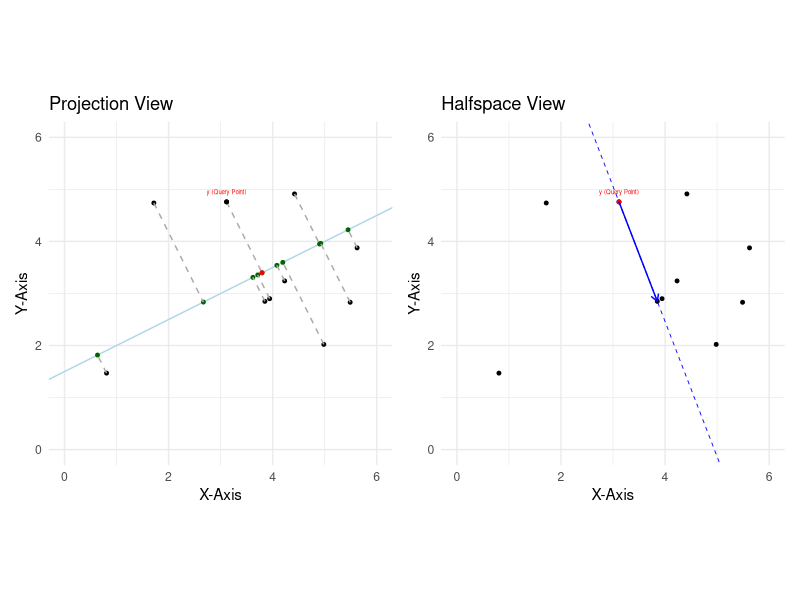

The R source for this figure:
## ---- chunk 1
#| echo: false
#| warning: false
#| code-fold: false
#| label: Two Views of Tukey Depth
#| fig-cap: "Side by side plots that depict two different ways to interpret and calculate Tukey Depth"

# 1. Define the line by two points: A and B
A <- c(x = 1, y = 2)
B <- c(x = 5, y = 4)

# 2. Create a data frame of random points to project
set.seed(42)
df <- data.frame(
  x = runif(10, 0, 6),
  y = runif(10, 1, 5)
)

#query point
target_point1 = data.frame(x=3.1145757, y=4.760058)

#finding projected points using formuala - A + ((u dot v)/(v dot v))*v
v = B - A
vDotv = sum(v*v)

u = data.frame(V1 = df[,1] - A[1], V2 = df[,2]-A[2])

projPoint = data.frame(matrix(NA, nrow = nrow(u), ncol = ncol(u)))

for(i in 1:nrow(u)){
  temp = A + ((sum(u[i,]*v)/vDotv) * v)
  projPoint[i,] = temp
}

target_point2 = data.frame(x=projPoint$X1[6], y=projPoint$X2[6])
library(ggplot2)
library(patchwork)

p1 = ggplot(df) + 
      geom_point(aes(x=df$x, y=df$y), size = 1) + 
      geom_abline(slope = 0.5, intercept = 1.5, colour = "lightblue", linewidth = 0.5) +
      geom_point(aes(x = projPoint$X1, y = projPoint$X2), colour = "darkgreen", size = 1)+
      geom_segment(aes(x=df$x, y=df$y, xend = projPoint$X1, yend = projPoint$X2), linetype = "dashed", colour = "darkgrey") +
      geom_point(data = target_point1, aes(x = target_point1$x, y = target_point1$y), color = "black", size = 1) +
      geom_text(data = target_point1, aes(x = target_point1$x, y = target_point1$y, label = "y (Query Point)"), vjust = -1.5, color = "red", size = 1.5) + 
      geom_point(data = target_point2, aes(x = target_point2$x, y = target_point2$y), color = "red", size = 1) +
      coord_fixed(xlim = c(0,6), ylim = c(0, 6)) +
      theme_minimal() + 
      labs(title = "Projection View", x = "X-Axis", y = "Y-Axis")

p2 = ggplot(df, aes(x = df$x, y = df$y)) +
      geom_point(color = "black", size = 1) +
      geom_point(data = target_point1, aes(x = target_point1$x, y = target_point1$y), color = "red", size = 1) +
      geom_text(data = target_point1, aes(x = target_point1$x, y = target_point1$y, label = "y (Query Point)"), vjust = -1.5, color = "red", size = 1.5)+
      geom_abline(slope = -2.596676, intercept = 12.847601, colour = "blue", linewidth = 0.3, linetype = "dashed") +
      annotate(
        "segment", 
        x = target_point1$x, y = target_point1$y,     
        xend = 3.8504731, yend = 2.849171,
        arrow = arrow(length = unit(0.2, "cm")),
        color = "blue", 
        linewidth = 0.5
      ) +
      coord_fixed(xlim = c(0,6), ylim = c(0, 6)) +
      theme_minimal() + 
      labs(title = "Halfspace View", x = "X-Axis", y = "Y-Axis")

p1 + p2
